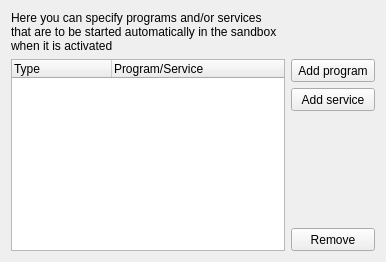
           <widget class="QWidget" name="tab_6">
            <attribute name="title">
             <string>Auto Start</string>
            </attribute>
            <layout class="QGridLayout" name="gridLayout_4">
             <item row="0" column="0">
              <widget class="QLabel" name="label_32">
               <property name="text">
                <string>Here you can specify programs and/or services that are to be started automatically in the sandbox when it is activated</string>
               </property>
               <property name="wordWrap">
                <bool>true</bool>
               </property>
              </widget>
             </item>
             <item row="1" column="0" rowspan="4">
              <widget class="QTreeWidget" name="treeAutoStart">
               <column>
                <property name="text">
                 <string>Type</string>
                </property>
               </column>
               <column>
                <property name="text">
                 <string>Program/Service</string>
                </property>
               </column>
              </widget>
             </item>
             <item row="4" column="1">
              <widget class="QToolButton" name="btnDelAuto">
               <property name="sizePolicy">
                <sizepolicy hsizetype="Preferred" vsizetype="Fixed">
                 <horstretch>0</horstretch>
                 <verstretch>0</verstretch>
                </sizepolicy>
               </property>
               <property name="minimumSize">
                <size>
                 <width>0</width>
                 <height>23</height>
                </size>
               </property>
               <property name="text">
                <string>Remove</string>
               </property>
              </widget>
             </item>
             <item row="3" column="1">
              <spacer name="verticalSpacer_4">
               <property name="orientation">
                <enum>Qt::Vertical</enum>
               </property>
               <property name="sizeHint" stdset="0">
                <size>
                 <width>20</width>
                 <height>40</height>
                </size>
               </property>
              </spacer>
             </item>
             <item row="1" column="1">
              <widget class="QToolButton" name="btnAddAutoExe">
               <property name="sizePolicy">
                <sizepolicy hsizetype="Preferred" vsizetype="Fixed">
                 <horstretch>0</horstretch>
                 <verstretch>0</verstretch>
                </sizepolicy>
               </property>
               <property name="minimumSize">
                <size>
                 <width>0</width>
                 <height>23</height>
                </size>
               </property>
               <property name="text">
                <string>Add program</string>
               </property>
              </widget>
             </item>
             <item row="2" column="1">
              <widget class="QToolButton" name="btnAddAutoSvc">
               <property name="sizePolicy">
                <sizepolicy hsizetype="Preferred" vsizetype="Fixed">
                 <horstretch>0</horstretch>
                 <verstretch>0</verstretch>
                </sizepolicy>
               </property>
               <property name="minimumSize">
                <size>
                 <width>0</width>
                 <height>23</height>
                </size>
               </property>
               <property name="text">
                <string>Add service</string>
               </property>
              </widget>
             </item>
            </layout>
           </widget>
